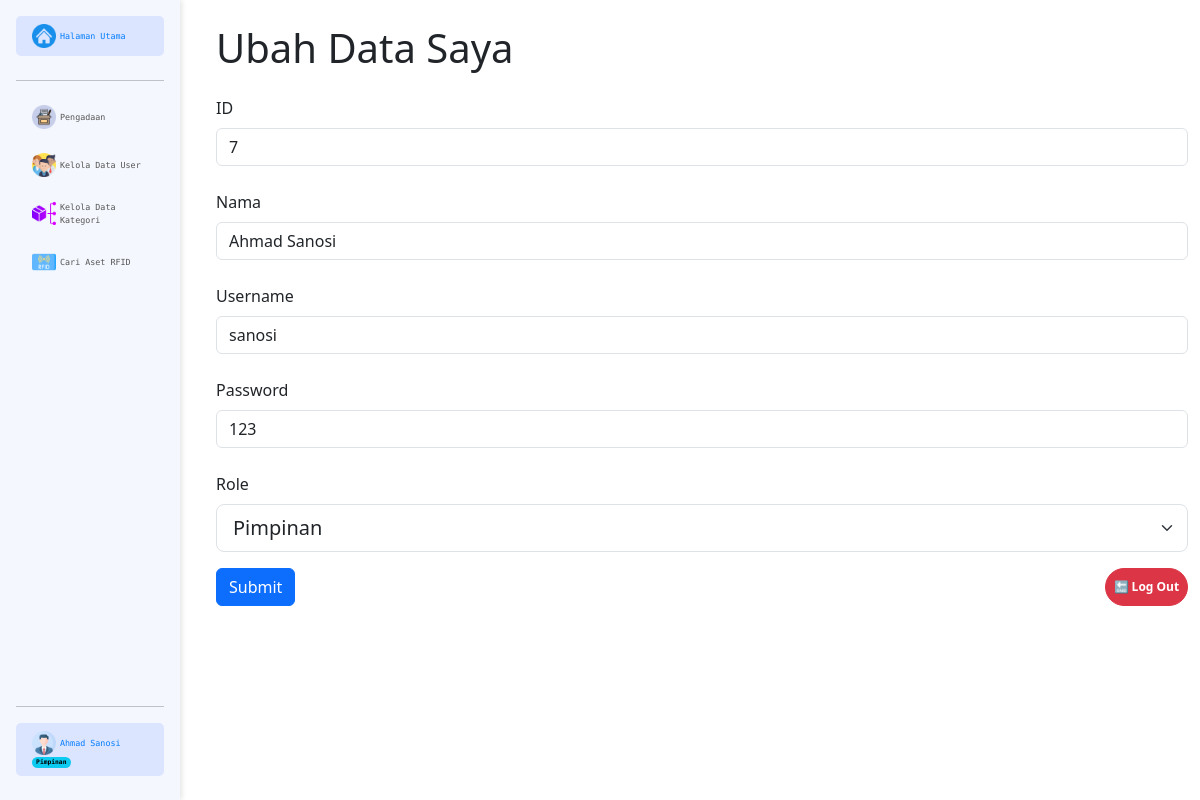
The page /pages/user/profile.php (signed in) on the database its author committed.
### tables this page shows
CREATE TABLE `user` (
  `id` int(5) NOT NULL AUTO_INCREMENT,
  `nama` varchar(150) DEFAULT NULL,
  `role` varchar(50) DEFAULT NULL,
  `username` varchar(200) NOT NULL,
  `password` varchar(200) NOT NULL,
  PRIMARY KEY (`id`)
);

### class/Database.php (called while the page is built, shortened)
<?php
class Database{
	function __construct($host, $username, $pass, $dbname){
		$this->conn = mysqli_connect($host, $username, $pass, $dbname);
	}
}
 ?>

### class/User.php (called while the page is built, shortened)
<?php
include_once CLASS_PATH."Database.php";
class User{
	public $db;
	function __construct($db){
		$this->db = $db;
	}
	function getUserById($id){
		$sql = "SELECT * FROM user WHERE id = '$id'";
		$result = mysqli_query($this->db->conn, $sql);
	    $user = mysqli_fetch_all($result, MYSQLI_ASSOC);
	    return $user;
	}
}

### pages/user/profile.php (the view, shortened to what this page needs)
<?php
include_once $_SERVER['DOCUMENT_ROOT']."/inventaris RFID/layouts/header.php";
include_once LAYOUTS_PATH."sidebar.php";
include_once CLASS_PATH."Database.php";
include_once CLASS_PATH."User.php";
$db = new Database("localhost", "root", "", "inventaris");
$user = new User($db);
$loggedInUser = $user->getUserById($_SESSION['id'])[0];
?>
<div class="container mt-4">
  <h1>Ubah Data Saya</h1>
  <form action="" method="post">
    <div class="mt-4">
      <label for="id" class="form-label">ID</label>
      <input type="text" class="form-control id" name="id" readonly value="<?= $loggedInUser["id"] ?>">
    </div>
    <div class="mt-4">
      <label for="nama" class="form-label">Nama</label>
      <input type="text" class="form-control nama" name="nama" required value="<?= $loggedInUser["nama"] ?>">
    </div>
    <div class="mt-4 mb-2">
      <label for="username" class="form-label">Username</label>
      <input type="text" class="form-control username" name="username" required value="<?= $loggedInUser["username"] ?>">
    </div>
    <div class="mt-4">
      <label for="pass" class="form-label">Password</label>
      <input type="text" class="form-control pass" name="pass" required value="<?= $loggedInUser["password"] ?>">
    </div>
    <div class="mt-4 mb-2">
      <label for="role" class="form-label">Role</label>
      <select class="form-select form-select-lg mb-3" aria-label="Large select example" name="role" required>
      <option value="Pimpinan" <?= $loggedInUser["role"] == 'Pimpinan' ? "selected" : "" ?>>Pimpinan</option>
      </select>
    </div>
    <div class="d-flex justify-content-between align-middle">
      <button type="submit" class="btn btn-primary" name="submit">Submit</button>
      <a href="<?= PAGES_PATH ?>logout.php" type="button" class="btn btn-outline-danger badge text-bg-danger rounded-pill align-content-center">🔚 Log Out</a>
    </div>
  </form>
</div>
<?php include_once LAYOUTS_PATH."footer.php";?>

### layouts/sidebar.php (style rules this page uses)
.sidebar + * { margin-left: 17vw; }

### rows shown on the page
user: id "7", nama "Ahmad Sanosi", username "sanosi", pass "123", role "Pimpinan"

### other values the page prints
$_SESSION['nama'] "Ahmad Sanosi"
$_SESSION['role'] "Pimpinan"
